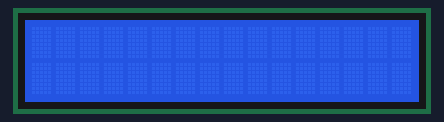
A sketch run on a simulated Arduino Uno, built with avr-gcc and run on an emulated ATmega328P. Parts: 16×2 character LCD.

Above: at 0.1 s.
At 3.6 s:
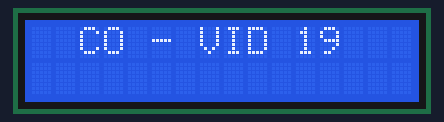
At 7.1 s:
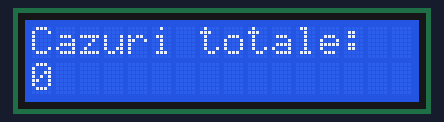
At 10.6 s:
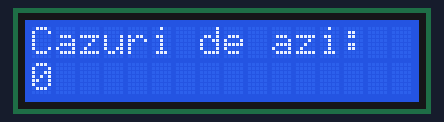
At 14.1 s:
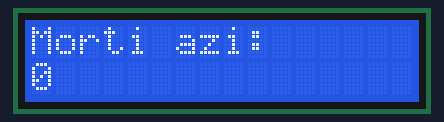

Measured:
- by itself, everything shown: repeats every 14.0 s, in 4 steps
- what the display in image 1 shows lasts 3.5 s, from 3.5 s to 7.0 s

The sketch:

sketch_jul31b.ino
```cpp
// arduino

#include <SoftwareSerial.h>
#include<ArduinoJson.h>
#include <LiquidCrystal.h>

#define DISPLAY_MODE_NR 4
#define GREETING_MODE 0
#define TOTAL_CASES_MODE 1
#define TODAY_CASES_MODE 2
#define TODAY_DEATHS_MODE 3

SoftwareSerial mySerial(3, 2);  // RX, TX
StaticJsonDocument<450> doc;
LiquidCrystal lcd(12, 11, 4, 5, 6, 7);

String message;
long cases = 0;
int todayCases = 0;
int todayDeaths = 0;
unsigned long lastTime = 0;
int display_mode = -1;

void setup() {
  lcd.begin(16, 2);
  mySerial.begin(9600);
  mySerial.setTimeout(15);
  Serial.begin(9600);
}

void readBigJsonFromSerial() {
        // READ
        bool arrived = false;
        message = "";
        while(!arrived) {
             if (mySerial.available() > 0) {
                  char received = mySerial.read();
                  message += received;
                  if (received == '\n') {
                    arrived = true;
                    break;
                  }
             }
        }

        // PARSE
        DeserializationError error = deserializeJson(doc, message);
        if (error) {
            Serial.print(F("deserializeJson() failed: "));
            Serial.println(error.c_str());
            return;
         }

        // UPDATE
        cases = doc["cases"];
        todayCases = doc["todayCases"];
        todayDeaths = doc["todayDeaths"];
}

void loop() {
        // update
        if (mySerial.available() > 0) {
              readBigJsonFromSerial();
        }
        // display
        else {
             if (abs(millis() - lastTime) > 3500) {
                  display_mode = (display_mode + 1) % DISPLAY_MODE_NR;

                  switch(display_mode) {
                      case GREETING_MODE:
                          lcd.clear();
                          lcd.print("  CO - VID 19");
                          break;

                      case TOTAL_CASES_MODE:
                          lcd.clear();
                          lcd.setCursor(0, 0);
                          lcd.print("Cazuri totale:");
                          lcd.setCursor(0, 1);
                          lcd.print(cases);
                          break;

                      case TODAY_CASES_MODE:
                          lcd.clear();
                          lcd.setCursor(0, 0);
                          lcd.print("Cazuri de azi:");
                          lcd.setCursor(0, 1);
                          lcd.print(todayCases);
                          break;

                      case TODAY_DEATHS_MODE:
                          lcd.clear();
                          lcd.setCursor(0, 0);
                          lcd.print("Morti azi:");
                          lcd.setCursor(0, 1);
                          lcd.print(todayDeaths);
                          break;
                  }
                  lastTime = millis();
             }
        }
}
```
